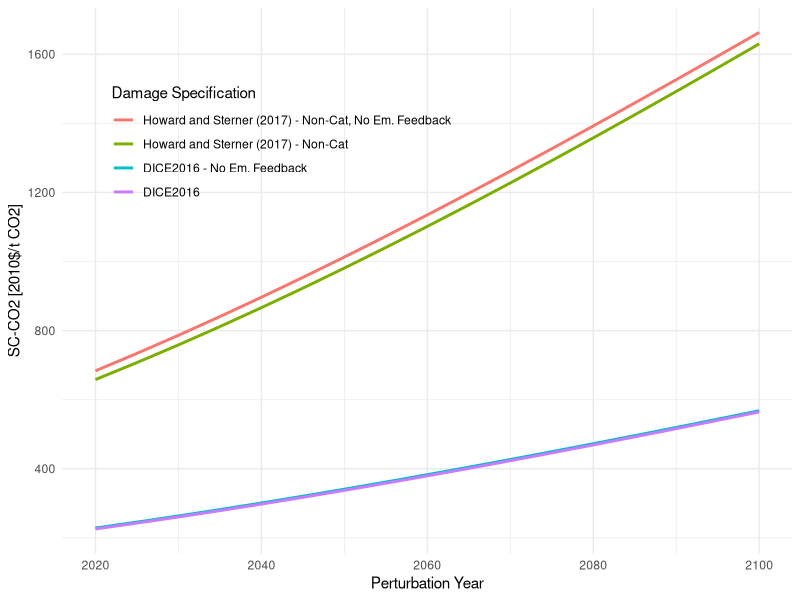
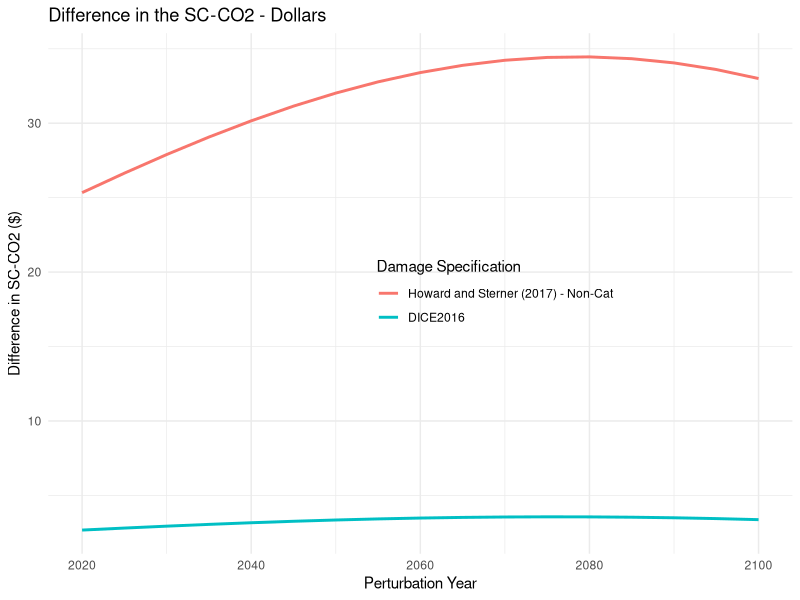
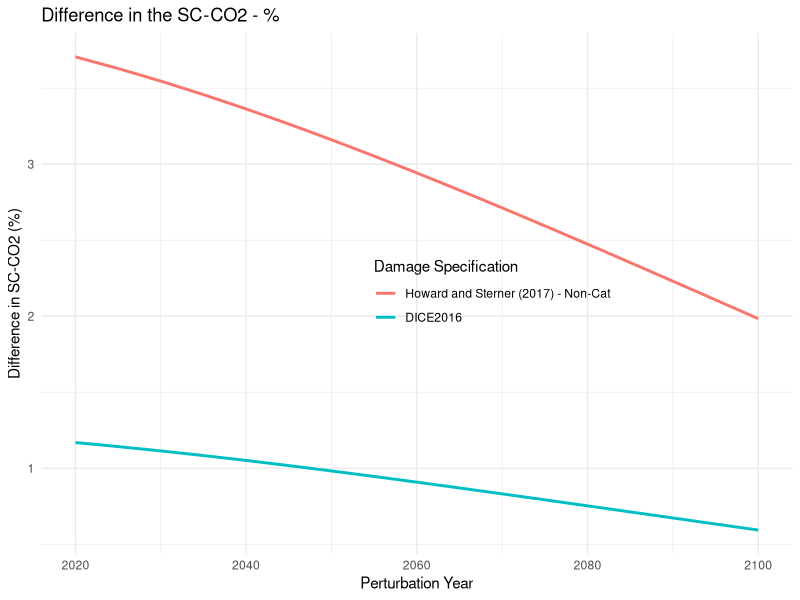

Here is the R script that generated these plots, in order:
library(dplyr)
library(tidyverse)
library(magrittr)
library(ggplot2)

# time periods (5 years per period)
time_horizon = 60

# availability of fossil fuels
fosslim  = 6000      # maximum cumulative extraction fossil fuels (gtc)

# time step
tstep    = 5         # years per period

# preferences
elasmu   = 1.45      # elasticity of marginal utility of consumption
prstp    = .015      # initial rate of social time preference per year

# population and technology
gama     = .300      # capital elasticity in production function
pop0     = 7403      # initial world population 2015 (millions)
popadj   = 0.134     # growth rate to calibrate to 2050 pop projection
popasym  = 11500     # asymptotic population (millions)
dk       = .100      # depreciation rate on capital (per year)
q0       = 105.5     # initial world gross output 2015 (trill 2010 usd)
k0       = 223       # initial capital value 2015 (trill 2010 usd)
a0       = 5.115     # initial level of total factor productivity
ga0      = 0.076     # initial growth rate for tfp per 5 years
dela     = 0.005     # decline rate of tfp per 5 years
s        = 0.2       # savings rate

# emissions parameters
gsigma1  = -0.0152   # initial growth of sigma (per year)
dsig     = -0.001    # decline rate of decarbonization (per period)
eland0   = 2.6       # carbon emissions from land 2015 (gtco2 per year)
deland   = .115      # decline rate of land emissions (per period)
e0       = 35.85     # industrial emissions 2015 (gtco2 per year)
miu0     = .03       # initial emissions control rate for base case 2015

# carbon cycle
# initial conditions
mat0     = 851       # initial concentration in atmosphere 2015 (gtc)
mu0      = 460       # initial concentration in upper strata 2015 (gtc)
ml0      = 1740      # initial concentration in lower strata 2015 (gtc)
mateq    = 588       # equilibrium concentration atmosphere  (gtc)
mueq     = 360       # equilibrium concentration in upper strata (gtc)
mleq     = 1720      # equilibrium concentration in lower strata (gtc)

# flow paramaters
b12      = .12       # carbon cycle transition matrix
b23      = 0.007     # carbon cycle transition matrix

# these are for declaration and are defined later
# b11      carbon cycle transition matrix
# b21      carbon cycle transition matrix
# b22      carbon cycle transition matrix
# b32      carbon cycle transition matrix
# b33      carbon cycle transition matrix
# sig0     carbon intensity 2010 (kgco2 per output 2005 usd 2010)

# climate model parameters
t2xco2   = 3.1       # equilibrium temp impact (oc per doubling co2)
fex0     = 0.5       # 2015 forcings of non-co2 ghg (wm-2)
fex1     = 1.0       # 2100 forcings of non-co2 ghg (wm-2)
tocean0  = .0068     # initial lower stratum temp change (c from 1900)
tatm0    = 0.85      # initial atmospheric temp change (c from 1900)
c1       = 0.1005    # climate equation coefficient for upper level
c3       = 0.088     # transfer coefficient upper to lower stratum
c4       = 0.025     # transfer coefficient for lower level
fco22x   = 3.6813    # forcings of equilibrium co2 doubling (wm-2)

# climate damage parameters
a1       = 0         # damage intercept
a2       = 0.00236   # damage quadratic term
a3       = 2.00      # damage exponent
a4       = 5.07e-6   # Weitzman damage term
a5       = 6.754     # damage exponent Weitzman 2012

# abatement cost
expcost2 = 2.6       # exponent of control cost function
pback    = 550       # cost of backstop 2010$ per tco2 2015
gback    = .025      # initial cost decline backstop cost per period
limmiu   = 1.2       # upper limit on control rate after 2150
tnopol   = 45        # period before which no emissions controls base
cprice0  = 2         # initial base carbon price (2010$ per tco2)
gcprice  = .02       # growth rate of base carbon price per year

# scaling and inessential parameters
# note that these are unnecessary for the calculations
# they ensure that mu of first period's consumption =1 and pv cons = pv utilty
scale1   = 0.0302455265681763   # multiplicative scaling coefficient
scale2   = -10993.704     # additive scaling coefficient

# parameters
# l[t]          level of population and labor
# al[t]         level of total factor productivity
# sigma[t]      co2-equivalent-emissions output ratio
# rr[t]         average utility social discount rate
# ga[t]         growth rate of productivity from
# forcoth[t]    exogenous forcing for other greenhouse gases
# gl[t]         growth rate of labor
# gcost1        growth of cost factor
# gsig[t]       change in sigma (cumulative improvement of energy efficiency)
# etree[t]      emissions from deforestation
# cumetree[t]   cumulative from land
# cost1[t]      adjusted cost for backstop
# lam           climate model parameter
# gfacpop[t]    growth factor population
# pbacktime[t]  backstop price
# optlrsav      optimal long-run savings rate used for transversality
# scc[t]        social cost of carbon
# cpricebase[t] carbon price in base case
# photel[t]     carbon price under no damages (hotelling rent condition)
# ppm[t]        atmospheric concentrations parts per million
# atfrac[t]     atmospheric share since 1850
# atfrac2010[t]     atmospheric share since 2010 ;

# parameters for long-run consistency of carbon cycle
b11 = 1 - b12
b21 = b12*mateq/mueq
b22 = 1 - b21 - b23
b32 = b23*mueq/mleq
b33 = 1 - b32

# further definitions of parameters
a20 = a2
sig0 = e0/(q0*(1-miu0))
lam = fco22x/t2xco2

#
ga = ga0*exp(-dela*5*(0:(time_horizon-1)))

#
etree = eland0*(1-deland)^(0:(time_horizon-1))

#
forcoth = array(fex0+(1/17)*(fex1-fex0),time_horizon)
forcoth[-(1:17)] = (fex1-fex0)

pbacktime = pback*(1-gback)^(0:(time_horizon-1))

l = array(pop0,time_horizon)
al = array(a0,time_horizon)
gsig = array(gsigma1,time_horizon)
sigma = array(sig0,time_horizon)
cumetree = array(100,time_horizon)
cost1 = array(pback*sig0/expcost2/1000,time_horizon)

for (t in 2:time_horizon) {

  l[t] = l[t-1]*(popasym/l[t-1])^popadj

  al[t] = al[t-1]/(1-ga[t-1])

  gsig[t] = gsig[t-1]*(1+dsig)^tstep

  sigma[t] = sigma[t-1]*exp(gsig[t-1]*tstep)

  cost1[t] = pbacktime[t]*sigma[t]/expcost2/1000

}

# set the baseline emission controls to match DICE2016 R2
cpricebase = cprice0*(1+gcprice)^((0:(time_horizon-1))*5)
miu = (cpricebase/pbacktime)^(1/(expcost2-1))
miu[(tnopol+1):length(miu)] = limmiu



run_dice = function(perturbation_year=-1,damfun) {

  # variables
  # damfrac[t]      damages as fraction of gross output
  # ygross[t]       gross world product gross of abatement and damages (trillions 2005 usd per year)
  # ynet[t]         output net of damages equation (trillions 2005 usd per year)
  # abatecost[t]    cost of emissions reductions  (trillions 2005 usd per year)
  # y[t]            gross world product net of abatement and damages (trillions 2005 usd per year)
  # i[t]            investment (trillions 2005 usd per year)
  # c[t]            consumption (trillions 2005 us dollars per year)
  # k[t]            capital stock (trillions 2005 us dollars)
  # eind[t]         industrial emissions (gtco2 per year)
  # e[t]            total co2 emissions (gtco2 per year)
  # cca[t]          cumulative industrial carbon emissions (gtc)
  # forc[t]         increase in radiative forcing (watts per m2 from 1900)
  # mat[t]          carbon concentration increase in atmosphere (gtc from 1750)
  # ml[t]           carbon concentration increase in lower oceans (gtc from 1750)
  # mu[t]           carbon concentration increase in shallow oceans (gtc from 1750)
  # tatm[t]         increase temperature of atmosphere (degrees c from 1900)
  # tocean[t]       increase temperatureof lower oceans (degrees c from 1900)
  # miu[t]          emission control rate ghgs

  # intialize space for state variables and set starting values
  damfrac   = array(NA,      time_horizon)
  ygross    = array(NA,      time_horizon)
  ynet      = array(NA,      time_horizon)
  abatecost = array(NA,      time_horizon)
  y         = array(NA,      time_horizon)
  i         = array(NA,      time_horizon)
  c         = array(NA,      time_horizon)
  k         = array(k0,      time_horizon)
  eind      = array(NA,      time_horizon)
  e         = array(NA,      time_horizon)
  cca       = array(400,     time_horizon)
  forc      = array(NA,      time_horizon)
  mat       = array(mat0,    time_horizon)
  ml        = array(ml0,     time_horizon)
  mu        = array(mu0,     time_horizon)
  tatm      = array(tatm0,   time_horizon)
  tocean    = array(tocean0, time_horizon)

  #
  for (t in 1:time_horizon) {

    # equation for damage fraction
    if (missing(damfun)) {
      damfrac[t] = a1*tatm[t]+a2*tatm[t]^a3
    }
    else if (damfun=="Weitzman") {
      # damfrac[t] = ifelse(a1*tatm[t]+a2*tatm[t]^a3+a4*tatm[t]^a5<1,a1*tatm[t]+a2*tatm[t]^a3+a4*tatm[t]^a5,1)
      damfrac[t] = (a1*tatm[t]+a2*tatm[t]^a3+a4*tatm[t]^a5)/(1+a1*tatm[t]+a2*tatm[t]^a3+a4*tatm[t]^a5)
      
    }

    # output gross equation
    ygross[t] = (al[t]*(l[t]/1000)^(1-gama))*(k[t]^gama)

    # output net of damages equation
    ynet[t] = ygross[t]*(1-damfrac[t])

    # cost of emissions reductions equation
    abatecost[t] = ygross[t]*cost1[t]*miu[t]^expcost2

    # output net equation
    y[t] = ynet[t]-abatecost[t]

    # savings rate equation
    i[t] = s*y[t]

    # consumption equation
    c[t] = y[t]-i[t]

    # capital balance equation
    k[t+1] = (1-dk)^tstep*k[t]+tstep*i[t]

    # industrial emissions
    eind[t] = sigma[t]*ygross[t]*(1-(miu[t]))

    if (perturbation_year==(2015+t*tstep))
      eind[t] = eind[t]+1

    # emissions equation
    e[t] = eind[t]+etree[t]

    # cumulative industrial carbon emissions
    cca[t+1] = cca[t]+eind[t]*5/3.666

    # atmospheric concentration equation
    mat[t+1] = mat[t]*b11+mu[t]*b21+e[t]*(5/3.666)

    # lower ocean concentration
    ml[t+1] = ml[t]*b33+mu[t]*b23

    # shallow ocean concentration
    mu[t+1] = mat[t]*b12+mu[t]*b22+ml[t]*b32

    # radiative forcing equation
    forc[t+1] = fco22x*((log((mat[t+1]/588.000))/log(2)))+forcoth[t+1]

    # temperature-climate equation for atmosphere
    tatm[t+1] = tatm[t]+c1*(forc[t+1]-(fco22x/t2xco2)*tatm[t]-c3*(tatm[t]-tocean[t]))

    # temperature-climate equation for lower oceans
    tocean[t+1] = tocean[t]+c4*(tatm[t]-tocean[t])

  }

  return(list(c_feedback=c,eind_feedback=eind))

}


####################################
########### no feedback to emissions
####################################

run_dice_nf = function(perturbation_year=-1,damfun) {
  
  # intialize space for state variables and set starting values
  damfrac   = array(NA,      time_horizon)
  ygross    = array(NA,      time_horizon)
  ynet      = array(NA,      time_horizon)
  abatecost = array(NA,      time_horizon)
  y         = array(NA,      time_horizon)
  i         = array(NA,      time_horizon)
  c         = array(NA,      time_horizon)
  k         = array(k0,      time_horizon)
  # eind      = array(NA,      time_horizon)
  eind = run_dice()$eind_feedback
  e         = array(NA,      time_horizon)
  cca       = array(400,     time_horizon)
  forc      = array(NA,      time_horizon)
  mat       = array(mat0,    time_horizon)
  ml        = array(ml0,     time_horizon)
  mu        = array(mu0,     time_horizon)
  tatm      = array(tatm0,   time_horizon)
  tocean    = array(tocean0, time_horizon)
  
  #
  for (t in 1:time_horizon) {
    
    # equation for damage fraction
    if (missing(damfun)) {
      damfrac[t] = a1*tatm[t]+a2*tatm[t]^a3
    }
    else if (damfun=="Weitzman") {
      # damfrac[t] = ifelse(a1*tatm[t]+a2*tatm[t]^a3+a4*tatm[t]^a5<1,a1*tatm[t]+a2*tatm[t]^a3+a4*tatm[t]^a5,1)
      damfrac[t] = (a1*tatm[t]+a2*tatm[t]^a3+a4*tatm[t]^a5)/(1+a1*tatm[t]+a2*tatm[t]^a3+a4*tatm[t]^a5)
      
    }
    
    # output gross equation
    ygross[t] = (al[t]*(l[t]/1000)^(1-gama))*(k[t]^gama)
    
    # output net of damages equation
    ynet[t] = ygross[t]*(1-damfrac[t])
    
    # cost of emissions reductions equation
    abatecost[t] = ygross[t]*cost1[t]*miu[t]^expcost2
    
    # output net equation
    y[t] = ynet[t]-abatecost[t]
    
    # savings rate equation
    i[t] = s*y[t]
    
    # consumption equation
    c[t] = y[t]-i[t]
    
    # capital balance equation
    k[t+1] = (1-dk)^tstep*k[t]+tstep*i[t]
    
    # industrial emissions
    # eind[t] = sigma[t]*ygross[t]*(1-(miu[t]))
    
    if (perturbation_year==(2015+t*tstep))
      eind[t] = eind[t]+1
    
    # emissions equation
    e[t] = eind[t]+etree[t]
    
    # cumulative industrial carbon emissions
    cca[t+1] = cca[t]+eind[t]*5/3.666
    
    # atmospheric concentration equation
    mat[t+1] = mat[t]*b11+mu[t]*b21+e[t]*(5/3.666)
    
    # lower ocean concentration
    ml[t+1] = ml[t]*b33+mu[t]*b23
    
    # shallow ocean concentration
    mu[t+1] = mat[t]*b12+mu[t]*b22+ml[t]*b32
    
    # radiative forcing equation
    forc[t+1] = fco22x*((log((mat[t+1]/588.000))/log(2)))+forcoth[t+1]
    
    # temperature-climate equation for atmosphere
    tatm[t+1] = tatm[t]+c1*(forc[t+1]-(fco22x/t2xco2)*tatm[t]-c3*(tatm[t]-tocean[t]))
    
    # temperature-climate equation for lower oceans
    tocean[t+1] = tocean[t]+c4*(tatm[t]-tocean[t])
    
  }
  
  return(c_no_feedback=c)
  
}


################################
###################### feedbacks
################################

get_scc = function(perturbation_year,discount_rate=.02,damfun) {

  # equation for damage fraction
  if (missing(damfun)) {
    c_base = run_dice()$c_feedback
    c_perturb = run_dice(perturbation_year)$c_feedback
  }
  else if (damfun=="Weitzman") {
    c_base = run_dice(damfun="Weitzman")$c_feedback
    c_perturb = run_dice(perturbation_year,damfun="Weitzman")$c_feedback
  }

  c_diff = (c_base-c_perturb)[-(1:((perturbation_year-2015)/tstep))]

  data.frame(year=perturbation_year,
             scc=sum(c_diff*tstep/(1+discount_rate)^(0:(length(c_diff)-1)*tstep))*1e12/1e9/5)

}

get_scc_path = function(damfun,years=seq(2020,2100,by=5)) {
  if (missing(damfun)) {
    results = NULL
    for (year in years)
    results = rbind(results,get_scc(year))
    return(results)
  }
  else if (damfun=="Weitzman") {
    results = NULL
    for (year in years)
    results = rbind(results,get_scc(year,damfun='Weitzman'))
    return(results)
  }
}


results = get_scc_path() %>%
          mutate(Damages="DICE2016")

# howard and sterner (2017) prefered specification
# cofficient estimates and standard errors (table 2 specification (4))
# t2       0.595 (0.190)
# cat_t2   0.260 (0.267)
# prod_t2  0.113 (0.125)
#
# Non-catastrophic damage excluding productivity: 0.5950*1.25
# Non-catastrophic and catastrophic excluding productivity: 0.5950*1.25+0.260
# Total Damages including productivity: (0.5950+0.113)*1.25+0.260

a2 = (0.5950*1.25)/100
temp = get_scc_path() %>%
       mutate(Damages="Howard and Sterner (2017) - Non-Cat")
results = rbind(results,temp)

# a2 = ((0.5950+0.113)*1.25+0.260)/100
# temp = get_scc_path() %>%
#        mutate(Damages="Howard and Sterner (2017) - Total")
# results = rbind(results,temp)

# a1 = 0.0127
# a2 = -0.0005
# temp = get_scc_path() %>%
#   mutate(Damages="Burke et al (2015) - PAGE-ICE/2020")
# results = rbind(results,temp)
# 
# a1 = -0.001126
# a2 = 0.000818
# temp = get_scc_path() %>%
#   mutate(Damages="Waldhoff et al. (2014) - FUND3.9")
# results = rbind(results,temp)
# 
# a1 = 0
# a2 = 0.00236
# temp = get_scc_path(damfun='Weitzman') %>%
#   mutate(Damages="Weitzman (2012)")
# results = rbind(results,temp)

results$Damages  <- with(results,reorder(Damages,-scc))

################################
################### no feedbacks
################################

get_scc_nf = function(perturbation_year,discount_rate=.02,damfun) {
  
  # equation for damage fraction
  if (missing(damfun)) {
    c_base_nf = run_dice_nf()
    c_perturb_nf = run_dice_nf(perturbation_year)
  }
  else if (damfun=="Weitzman") {
    c_base_nf = run_dice_nf(damfun="Weitzman")
    c_perturb_nf = run_dice_nf(perturbation_year,damfun="Weitzman")
  }
  
  c_diff_nf = (c_base_nf-c_perturb_nf)[-(1:((perturbation_year-2015)/tstep))]
  
  data.frame(year=perturbation_year,
             scc=sum(c_diff_nf*tstep/(1+discount_rate)^(0:(length(c_diff_nf)-1)*tstep))*1e12/1e9/5)
  
}



get_scc_path_nf = function(damfun,years=seq(2020,2100,by=5)) {
  if (missing(damfun)) {
    results_nf = NULL
    for (year in years)
      results_nf = rbind(results_nf,get_scc_nf(year))
    return(results_nf)
  }
  else if (damfun=="Weitzman") {
    results_nf = NULL
    for (year in years)
      results_nf = rbind(results_nf,get_scc_nf(year,damfun='Weitzman'))
    return(results_nf)
  }
}

a2 = 0.00236
results_nf = get_scc_path_nf() %>%
  mutate(Damages="DICE2016 - No Em. Feedback")

a2 = (0.5950*1.25)/100
temp = get_scc_path_nf() %>%
  mutate(Damages="Howard and Sterner (2017) - Non-Cat, No Em. Feedback")
results_nf = rbind(results_nf,temp)

results_nf$Damages  <- with(results_nf,reorder(Damages,-scc))

################################
########################### plot
################################

res = rbind(results,results_nf)
res$Damages  <- with(res,reorder(Damages,-scc))

ggplot(res)+
  geom_line(aes(x=year,y=scc,color=Damages),size=1)+
  labs(x="Perturbation Year",y="SC-CO2 [2010$/t CO2]")+
      guides(color=guide_legend(title="Damage Specification"))+
      theme_minimal() + theme(legend.position  = c(.3,.75))



res_w = cbind(results,results_nf) 
colnames(res_w) <- c("year","scc","Damages","year_nf","scc_nf","Damages_nf")
res_w %<>% mutate(scc_diff = scc_nf-scc,
                  scc_diff_pct = (1-scc/scc_nf) * 100)

res_w$Damages  <- with(res_w,reorder(Damages,-scc_diff))
ggplot(res_w)+
  geom_line(aes(x=year,y=scc_diff,color=Damages),size=1)+
  labs(title="Difference in the SC-CO2 - Dollars",x="Perturbation Year",y="Difference in SC-CO2 ($)")+
  guides(color=guide_legend(title="Damage Specification"))+
  theme_minimal() + theme(legend.position  = c(.6,.5))

res_w$Damages  <- with(res_w,reorder(Damages,-scc_diff_pct))
ggplot(res_w)+
  geom_line(aes(x=year,y=scc_diff_pct,color=Damages),size=1)+
  labs(title="Difference in the SC-CO2 - %",x="Perturbation Year",y="Difference in SC-CO2 (%)")+
  guides(color=guide_legend(title="Damage Specification"))+
  theme_minimal() + theme(legend.position  = c(.6,.5))

# ggsave("scc_plot.png",device="png")
